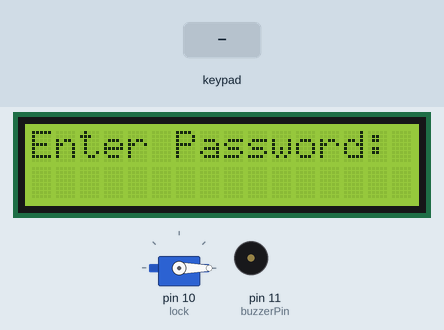
The sketch below on a simulated Arduino Uno, built with avr-gcc and run on an emulated ATmega328P. On the bench: servo, 16×2 character LCD, buzzer (waves = sounding, pin HIGH). Inputs (shaded band) come from the test bench.

Above: at 1.7 s.
1.8 s: keypad keys 1 2 3 4 # pressed 0.4 s apart
At 4.7 s:
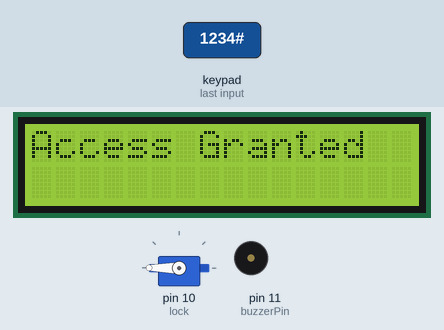
5.3 s: key '#' pressed
At 8.08 s:
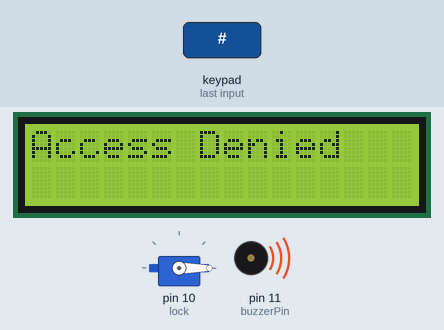
8.3 s: keypad keys 1 2 3 4 * pressed 0.4 s apart
At 10.3 s:
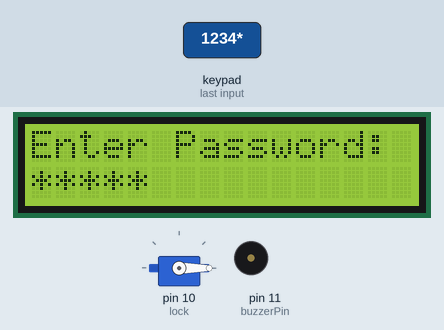
11.8 s: keypad keys 1 2 3 4 A pressed 0.4 s apart
At 14.4 s:
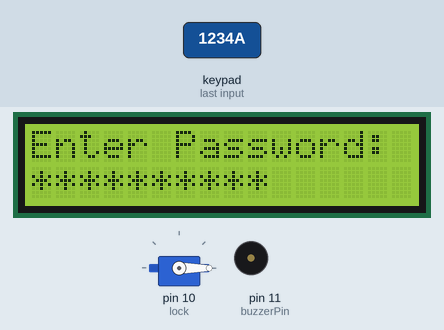
15.3 s: key '1' pressed
At 16.6 s:
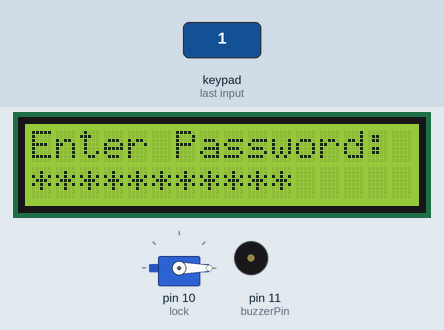
16.9 s: keypad keys 1 2 3 4 D pressed 0.4 s apart
At 19.2 s:
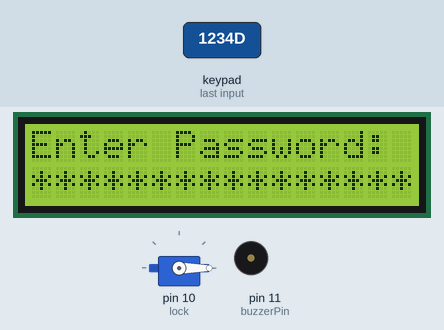
Timing chart, 0 to 20.7 s (numbered marks = the images above; inputs shaded):
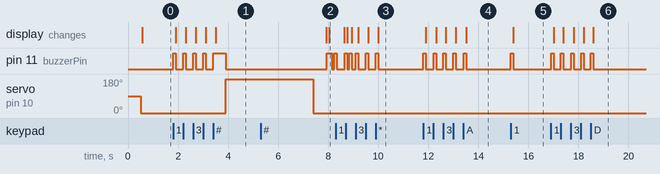

The sketch:

LockSystem.ino
```cpp
#include <Keypad.h>
#include <string.h>
#include <Servo.h>
#include <LiquidCrystal.h>
  const byte ROWS = 4; //four rows
  const byte COLS = 4; //four columns
  char hexaKeys[ROWS][COLS] = {
  {'1','2','3','A'},
  {'4','5','6','B'},
  { '7','8','9','C'},
  {'*','0','#','D'}
  };
byte rowPins[ROWS] = {9, 8, 7, 6}; //connect to the row pinouts of the keypad
byte colPins[COLS] = {5, 4, 3, 2}; //connect to the column pinouts of the keypad
Keypad customKeypad = Keypad( makeKeymap(hexaKeys), rowPins, colPins, ROWS, COLS);
String input = "";                //password which we input
String password = "1234";        //the right password
Servo lock;                      //the servo is used as a door
int openPos = 180;                //open position for the door
int closePos = 0;                //close position for the door
int buzzerPin = 11;              //buzzer pin
int attempt = 0;                 //keeps track of the attempts
LiquidCrystal lcd(12, 13, A0, A1, A2, A3);
void setup() {
  Serial.begin(9600);
  lock.attach(10);                //lock is in pin 10
  delay(500);
  lock.write(closePos);           //sets lock as close
  pinMode(buzzerPin,OUTPUT);      //links buzzerpin as output
  lcd.begin(16,2);                //initializes the lcd
  lcd.print("Enter Password:");
  lcd.setCursor(0, 1);
}
void beep(int duration){          //the beep function
  digitalWrite(buzzerPin,HIGH);
  delay(duration);
  digitalWrite(buzzerPin,LOW);
}
void clearLine2() {               //function to clear the second line
  lcd.setCursor(0, 1);            //it is used to clear the password attempts
  lcd.print("                ");  //the user has done
  lcd.setCursor(0, 1);
}
void loop() {
  // put your main code here, to run repeatedly:
  char customKey = customKeypad.getKey();
    if (customKey){
      beep(100);
      if (customKey == '#'){      //checks if enter button(#) is pressed
      lcd.setCursor(0,1);
        if (input == password){
          lcd.clear();
          lcd.print("Access Granted");
          beep(400);
          lock.write(openPos);
          delay(500);
          lock.write(openPos);
          delay(3000);
          lock.write(closePos);
          delay(500);
          lock.write(closePos);
          attempt = 0;            //resets the attempts
        }
        else{
          lcd.clear();
          lcd.print("Access Denied");
          beep(100);
          delay(100);
          beep(100);
          delay(300);
          attempt++;    //for every incorrect attempt, increases tally by 1
            if(attempt >= 3){     //when more than 3 attempts are made, user gets locked out for 5 seconds
              lcd.clear();
              lcd.print("Try Again Later");
              attempt = 0;
              beep(500);
              delay(5000);
            }
        }
        input = "";
        lcd.clear();
        lcd.print("Enter Password:");
        lcd.setCursor(0,1);
      }
    else{
      input = input + customKey;  //updates the input which comes from the keypad
      lcd.print("*");
    }
  }
}
```

Measured:
- after the input at 1.8 s, pin 11 (buzzerPin): goes 4 × (HIGH 0.10 s, LOW 0.30 s), HIGH 0.50 s, then LOW, starting at once; servo on pin 10 (lock): 0° → 180° after 2.1 s; the display: first changes after 0.10 s (image 1 shows a later state)
- after the input at 5.3 s, pin 11 (buzzerPin): LOW → HIGH after 2.6 s, → LOW 0.20 s later, → HIGH 0.10 s later; the display: first differs from a run without the input after 2.7 s (image 2)
- after the input at 8.3 s, the display: first differs from a run without the input after 0.46 s (image 3 shows a later state)
- after the input at 11.8 s, pin 11 (buzzerPin): alternates HIGH for 0.10 s and LOW for 0.30 s, 10 changes in all, then stays LOW, starting at once; the display: first changes after 0.11 s (image 4 shows a later state)
- after the input at 15.3 s, pin 11 (buzzerPin): LOW → HIGH at once, → LOW 0.10 s later; the display: changes after 0.10 s (image 5)
- after the input at 16.9 s, pin 11 (buzzerPin): alternates HIGH for 0.10 s and LOW for 0.30 s, 10 changes in all, then stays LOW, starting at once; the display: first changes after 0.11 s (image 6 shows a later state)
